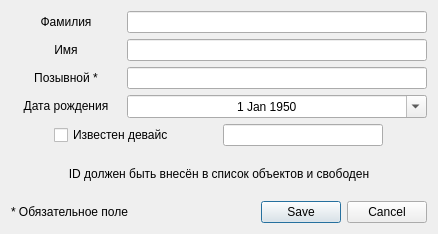
<?xml version="1.0" encoding="UTF-8"?>
<ui version="4.0">
 <class>AddPassport</class>
 <widget class="QDialog" name="AddPassport">
  <property name="geometry">
   <rect>
    <x>0</x>
    <y>0</y>
    <width>436</width>
    <height>234</height>
   </rect>
  </property>
  <property name="sizePolicy">
   <sizepolicy hsizetype="MinimumExpanding" vsizetype="Preferred">
    <horstretch>0</horstretch>
    <verstretch>0</verstretch>
   </sizepolicy>
  </property>
  <property name="windowTitle">
   <string>Добавление паспорта</string>
  </property>
  <layout class="QGridLayout" name="gridLayout">
   <item row="0" column="0">
    <layout class="QHBoxLayout" name="horizontalLayout_2">
     <item>
      <widget class="QLabel" name="label_7">
       <property name="sizePolicy">
        <sizepolicy hsizetype="Maximum" vsizetype="Fixed">
         <horstretch>0</horstretch>
         <verstretch>0</verstretch>
        </sizepolicy>
       </property>
       <property name="minimumSize">
        <size>
         <width>110</width>
         <height>0</height>
        </size>
       </property>
       <property name="text">
        <string>Фамилия</string>
       </property>
       <property name="alignment">
        <set>Qt::AlignCenter</set>
       </property>
      </widget>
     </item>
     <item>
      <widget class="QLineEdit" name="lineEditLastname">
       <property name="sizePolicy">
        <sizepolicy hsizetype="Minimum" vsizetype="Fixed">
         <horstretch>0</horstretch>
         <verstretch>0</verstretch>
        </sizepolicy>
       </property>
       <property name="minimumSize">
        <size>
         <width>300</width>
         <height>0</height>
        </size>
       </property>
       <property name="maxLength">
        <number>256</number>
       </property>
      </widget>
     </item>
    </layout>
   </item>
   <item row="1" column="0">
    <layout class="QHBoxLayout" name="horizontalLayout">
     <item>
      <widget class="QLabel" name="label_6">
       <property name="sizePolicy">
        <sizepolicy hsizetype="Maximum" vsizetype="Fixed">
         <horstretch>0</horstretch>
         <verstretch>0</verstretch>
        </sizepolicy>
       </property>
       <property name="minimumSize">
        <size>
         <width>110</width>
         <height>0</height>
        </size>
       </property>
       <property name="text">
        <string>Имя</string>
       </property>
       <property name="alignment">
        <set>Qt::AlignCenter</set>
       </property>
      </widget>
     </item>
     <item>
      <widget class="QLineEdit" name="lineEditFirstname">
       <property name="sizePolicy">
        <sizepolicy hsizetype="Minimum" vsizetype="Fixed">
         <horstretch>0</horstretch>
         <verstretch>0</verstretch>
        </sizepolicy>
       </property>
       <property name="minimumSize">
        <size>
         <width>300</width>
         <height>0</height>
        </size>
       </property>
       <property name="text">
        <string/>
       </property>
       <property name="maxLength">
        <number>256</number>
       </property>
      </widget>
     </item>
    </layout>
   </item>
   <item row="2" column="0">
    <layout class="QHBoxLayout" name="horizontalLayout_4">
     <item>
      <widget class="QLabel" name="label_9">
       <property name="sizePolicy">
        <sizepolicy hsizetype="Maximum" vsizetype="Fixed">
         <horstretch>0</horstretch>
         <verstretch>0</verstretch>
        </sizepolicy>
       </property>
       <property name="minimumSize">
        <size>
         <width>110</width>
         <height>0</height>
        </size>
       </property>
       <property name="text">
        <string>Позывной *</string>
       </property>
       <property name="alignment">
        <set>Qt::AlignCenter</set>
       </property>
      </widget>
     </item>
     <item>
      <widget class="QLineEdit" name="lineEditCallSign">
       <property name="sizePolicy">
        <sizepolicy hsizetype="Minimum" vsizetype="Fixed">
         <horstretch>0</horstretch>
         <verstretch>0</verstretch>
        </sizepolicy>
       </property>
       <property name="minimumSize">
        <size>
         <width>300</width>
         <height>0</height>
        </size>
       </property>
       <property name="maxLength">
        <number>32</number>
       </property>
       <property name="clearButtonEnabled">
        <bool>false</bool>
       </property>
      </widget>
     </item>
    </layout>
   </item>
   <item row="3" column="0">
    <layout class="QHBoxLayout" name="horizontalLayout_3">
     <item>
      <widget class="QLabel" name="label_8">
       <property name="sizePolicy">
        <sizepolicy hsizetype="Maximum" vsizetype="Fixed">
         <horstretch>0</horstretch>
         <verstretch>0</verstretch>
        </sizepolicy>
       </property>
       <property name="minimumSize">
        <size>
         <width>110</width>
         <height>0</height>
        </size>
       </property>
       <property name="text">
        <string>Дата рождения</string>
       </property>
       <property name="alignment">
        <set>Qt::AlignCenter</set>
       </property>
      </widget>
     </item>
     <item>
      <widget class="QDateEdit" name="editDate">
       <property name="sizePolicy">
        <sizepolicy hsizetype="Minimum" vsizetype="Fixed">
         <horstretch>0</horstretch>
         <verstretch>0</verstretch>
        </sizepolicy>
       </property>
       <property name="minimumSize">
        <size>
         <width>300</width>
         <height>0</height>
        </size>
       </property>
       <property name="maximumSize">
        <size>
         <width>16777215</width>
         <height>16777215</height>
        </size>
       </property>
       <property name="wrapping">
        <bool>false</bool>
       </property>
       <property name="frame">
        <bool>true</bool>
       </property>
       <property name="alignment">
        <set>Qt::AlignCenter</set>
       </property>
       <property name="buttonSymbols">
        <enum>QAbstractSpinBox::UpDownArrows</enum>
       </property>
       <property name="accelerated">
        <bool>false</bool>
       </property>
       <property name="correctionMode">
        <enum>QAbstractSpinBox::CorrectToPreviousValue</enum>
       </property>
       <property name="showGroupSeparator" stdset="0">
        <bool>false</bool>
       </property>
       <property name="dateTime">
        <datetime>
         <hour>0</hour>
         <minute>0</minute>
         <second>0</second>
         <year>1950</year>
         <month>1</month>
         <day>1</day>
        </datetime>
       </property>
       <property name="maximumDate">
        <date>
         <year>2100</year>
         <month>12</month>
         <day>31</day>
        </date>
       </property>
       <property name="calendarPopup">
        <bool>true</bool>
       </property>
      </widget>
     </item>
    </layout>
   </item>
   <item row="4" column="0">
    <layout class="QHBoxLayout" name="horizontalLayout_5">
     <item>
      <widget class="QCheckBox" name="checkBox">
       <property name="sizePolicy">
        <sizepolicy hsizetype="Maximum" vsizetype="Fixed">
         <horstretch>0</horstretch>
         <verstretch>0</verstretch>
        </sizepolicy>
       </property>
       <property name="text">
        <string>Известен девайс</string>
       </property>
       <property name="checkable">
        <bool>true</bool>
       </property>
       <property name="checked">
        <bool>false</bool>
       </property>
       <property name="autoRepeat">
        <bool>false</bool>
       </property>
       <property name="tristate">
        <bool>false</bool>
       </property>
      </widget>
     </item>
     <item>
      <widget class="QLineEdit" name="lineEditDevice">
       <property name="sizePolicy">
        <sizepolicy hsizetype="Fixed" vsizetype="Fixed">
         <horstretch>0</horstretch>
         <verstretch>0</verstretch>
        </sizepolicy>
       </property>
       <property name="minimumSize">
        <size>
         <width>160</width>
         <height>0</height>
        </size>
       </property>
       <property name="maxLength">
        <number>16</number>
       </property>
       <property name="alignment">
        <set>Qt::AlignCenter</set>
       </property>
      </widget>
     </item>
    </layout>
   </item>
   <item row="5" column="0">
    <widget class="QLabel" name="labelNotif">
     <property name="text">
      <string>ID должен быть внесён в список объектов и свободен</string>
     </property>
     <property name="alignment">
      <set>Qt::AlignCenter</set>
     </property>
    </widget>
   </item>
   <item row="6" column="0">
    <layout class="QHBoxLayout" name="horizontalLayout_6">
     <item>
      <widget class="QLabel" name="label_2">
       <property name="text">
        <string>* Обязательное поле</string>
       </property>
      </widget>
     </item>
     <item>
      <widget class="QDialogButtonBox" name="buttonBox">
       <property name="orientation">
        <enum>Qt::Horizontal</enum>
       </property>
       <property name="standardButtons">
        <set>QDialogButtonBox::Cancel|QDialogButtonBox::Save</set>
       </property>
      </widget>
     </item>
    </layout>
   </item>
  </layout>
 </widget>
 <resources/>
 <connections>
  <connection>
   <sender>buttonBox</sender>
   <signal>accepted()</signal>
   <receiver>AddPassport</receiver>
   <slot>accept()</slot>
   <hints>
    <hint type="sourcelabel">
     <x>248</x>
     <y>254</y>
    </hint>
    <hint type="destinationlabel">
     <x>157</x>
     <y>274</y>
    </hint>
   </hints>
  </connection>
  <connection>
   <sender>buttonBox</sender>
   <signal>rejected()</signal>
   <receiver>AddPassport</receiver>
   <slot>reject()</slot>
   <hints>
    <hint type="sourcelabel">
     <x>316</x>
     <y>260</y>
    </hint>
    <hint type="destinationlabel">
     <x>286</x>
     <y>274</y>
    </hint>
   </hints>
  </connection>
 </connections>
</ui>
